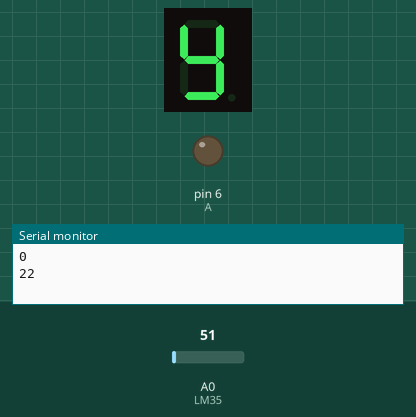
Bench run of a sketch on a simulated Arduino Uno, built with avr-gcc and run on an emulated ATmega328P. Parts: 1-digit seven-segment display, output pins drawn as LEDs (lit = HIGH), the last lines printed to the serial monitor. Wiring (inferred from the names in the program): 1-digit 7-segment display, segments lit when LOW: segments pin 7, pin 8, pin 9, pin 2, pin 3, pin 4, pin 5. The inputs (shaded band) are chosen by the test bench; at power-on: A0 (LM35) = 51. The segment pins are drawn as the display they are named for; pins used as bus, display or sensor lines are not drawn.

Above: at 1.2 s.
1.3 s: A0 (LM35) set to 57
At 10.8 s:
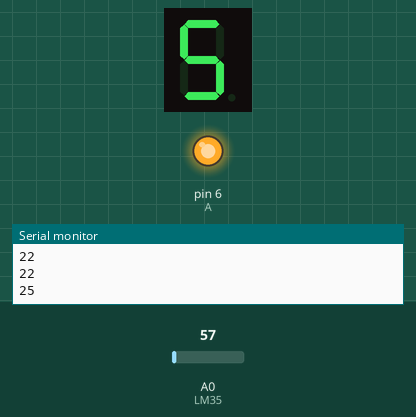
Timing chart, 0 to 12.3 s (numbered marks = the images above; inputs shaded):
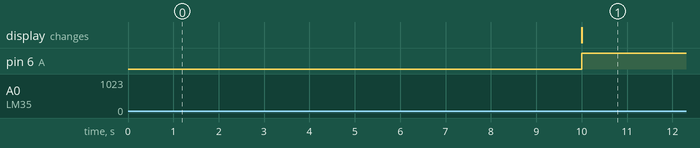

The sketch:

Termometro_Digital.ino
```cpp
// TERMÓMETRO DIGITAL (LM35- SENSOR DE TEMPERATURA, DISPLAY DOBLE DE 7 SEGMENTOS)

const int A= 6;    // PINES PARA NUMEROS BINARIOS PARA EL INTEGRADO SN74LS47
const int B= 7;
const int C= 8;
const int D= 9;

const int E= 2;
const int F= 3;
const int G= 4;
const int H= 5;

int temperatura;
int miliVolts;
const int LM35= A0;

// FUNCIÓN PRIMER DISPLAY

void PrimerDisplay() {
  switch(temperatura){
    case 0:
    case 10:
    case 20:
    case 30:
      //NÚMERO 0
      digitalWrite(A, LOW);
      digitalWrite(B, LOW);
      digitalWrite(C, LOW);
      digitalWrite(D, LOW);
      break;
    case -1:
    case 1:
    case 11:
    case 21:
    case 31:
      //NÚMERO 1
      digitalWrite(A, HIGH);
      digitalWrite(B, LOW);
      digitalWrite(C, LOW);
      digitalWrite(D, LOW);
      break;
    case -2:
    case 2:
    case 12:
    case 22:
      //NÚMERO 2
      digitalWrite(A, LOW);
      digitalWrite(B, HIGH);
      digitalWrite(C, LOW);
      digitalWrite(D, LOW);
      break;
    case -3:
    case 3:
    case 13:
    case 23:
    case 33:
      //NÚMERO 3
      digitalWrite(A, HIGH);
      digitalWrite(B, HIGH);
      digitalWrite(C, LOW);
      digitalWrite(D, LOW);
      break;
     case -4:
     case 4:
     case 14:
     case 24:
     case 34:
      //NÚMERO 4
      digitalWrite(A, LOW);
      digitalWrite(B, LOW);
      digitalWrite(C, HIGH);
      digitalWrite(D, LOW);
      break;
     case -5:
     case 5:
     case 15:
     case 25:
     case 35:
      //NÚMERO 5
      digitalWrite(A, HIGH);
      digitalWrite(B, LOW);
      digitalWrite(C, HIGH);
      digitalWrite(D, LOW);
      break;
    case -6:
    case 6:
    case 16:
    case 26:
      //NÚMERO 6
      digitalWrite(A, LOW);
      digitalWrite(B, HIGH);
      digitalWrite(C, HIGH);
      digitalWrite(D, LOW);
      break;
    case -7:
    case 7:
    case 17:
    case 27:
      //NÚMERO 7
      digitalWrite(A, HIGH);
      digitalWrite(B, HIGH);
      digitalWrite(C, HIGH);
      digitalWrite(D, LOW);
      break;
    case -8:
    case 8:
    case 18:
    case 28:
      //NÚMERO 8
      digitalWrite(A, LOW);
      digitalWrite(B, LOW);
      digitalWrite(C, LOW);
      digitalWrite(D, HIGH);
      break;
    case -9:
    case 9:
    case 19:
    case 29:
      //NÚMERO 9
      digitalWrite(A, HIGH);
      digitalWrite(B, LOW);
      digitalWrite(C, LOW);
      digitalWrite(D, HIGH);
      break;
  }
}

// FUNCIÓN SEGUNDO DISPLAY

void SegundoDisplay() {
  if(temperatura < 0){
    digitalWrite(E, LOW);
    digitalWrite(F, LOW);
    digitalWrite(G, HIGH);
    digitalWrite(H, LOW);
  }
  if(temperatura >=0 && temperatura <10){
    digitalWrite(E, LOW);
    digitalWrite(F, LOW);
    digitalWrite(G, LOW);
    digitalWrite(H, LOW);
  }
  if(temperatura >=10 && temperatura < 20){
    digitalWrite(E, HIGH);
    digitalWrite(F, LOW);
    digitalWrite(G, LOW);
    digitalWrite(H, LOW);
  }
  if(temperatura >=20 && temperatura < 30){
    digitalWrite(E, LOW);
    digitalWrite(F, HIGH);
    digitalWrite(G, LOW);
    digitalWrite(H, LOW);
  }
  if(temperatura >=30 && temperatura < 40){
    digitalWrite(E, HIGH);
    digitalWrite(F, HIGH);
    digitalWrite(G, LOW);
    digitalWrite(H, LOW);
  }
}

void setup(){
  Serial.begin(9600);
  pinMode(A, OUTPUT);
  pinMode(B, OUTPUT);
  pinMode(C, OUTPUT);
  pinMode(D, OUTPUT);
  pinMode(E, OUTPUT);
  pinMode(F, OUTPUT);
  pinMode(G, OUTPUT);
  pinMode(H, OUTPUT);
  pinMode(LM35, INPUT);

  Serial.println(temperatura);
  miliVolts= (analogRead(LM35)*5000L)/1023; // Regla de 3, ya que por cada 1°C da 10mV el sensor LM35
  temperatura= miliVolts/10-1.5; // Temperatura= mV/10, le puse -2 porque tiene un error aproximado de 5 unidades en la temperatura
  PrimerDisplay();
  SegundoDisplay();
}

void loop(){
  Serial.println(temperatura);
  miliVolts= (analogRead(LM35)*5000L)/1023;
  temperatura= miliVolts/10-1.5;
  delay(5000);
  PrimerDisplay();
  SegundoDisplay();
}
```

Measured:
- the behaviour switches between 51 and 52 on A0 (LM35) (found by bisection; images 0 and 1)
- after the input at 1.3 s, pin 6 (A): LOW → HIGH after 8.7 s; the display: changes after 8.7 s (image 1)
